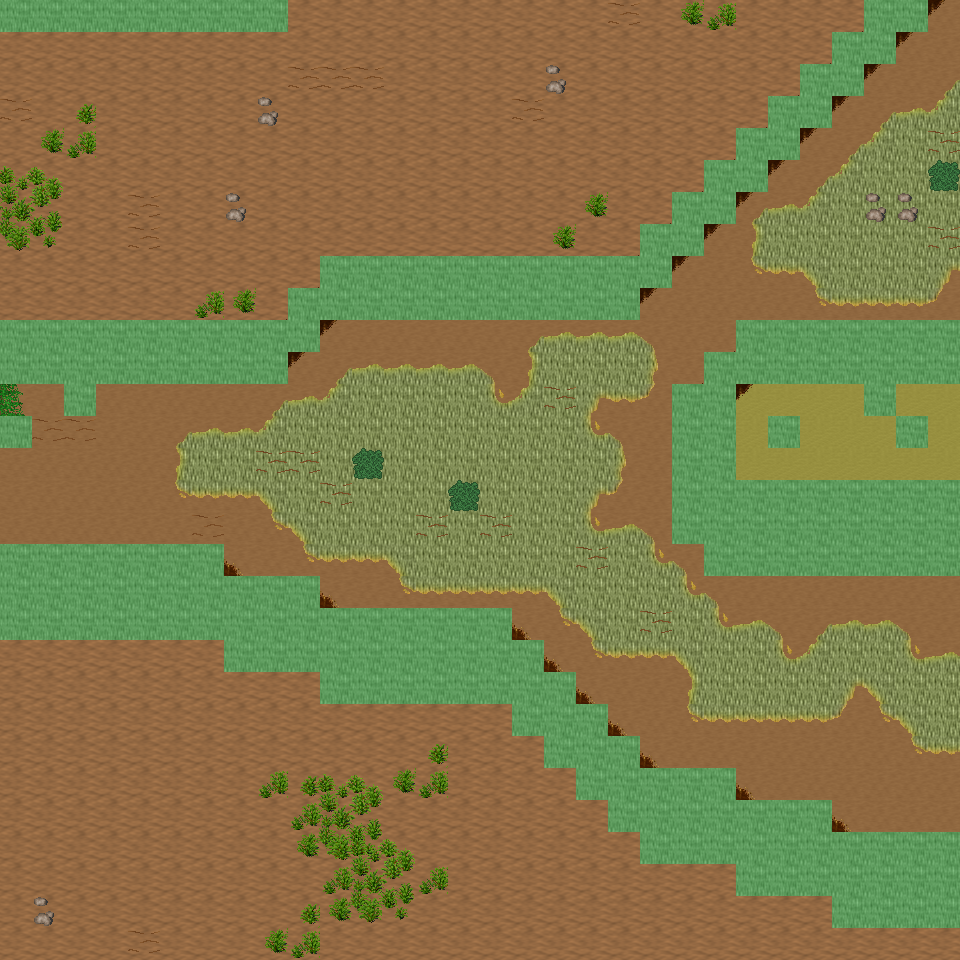

Tiled map render using the project's own tile images. Description and the map definition, with tile-layer contents summarised, below:
An orthogonal 30x30 tile map with 32x32 px tiles, 6 tile layers (Ground, Object, Object2, Above, ...), 20 tilesets and 11 objects (11x mapExit).

<map version="1.0" orientation="orthogonal" renderorder="right-down" width="30" height="30" tilewidth="32" tileheight="32" nextobjectid="12">
  <tileset firstgid="1" name="tileset_ground_ground" tilewidth="32" tileheight="32" tilecount="33" columns="3">
    <image source="../drawable/tileset_ground_ground.png" width="96" height="352" />
  </tileset>
  <tileset firstgid="34" name="tileset_ground_ridge_earth_dark" tilewidth="32" tileheight="32" tilecount="96" columns="12">
    <image source="../drawable/tileset_ground_ridge_earth_dark.png" width="384" height="256" />
  </tileset>
  <tileset firstgid="130" name="tileset_ground_earth_edges" tilewidth="32" tileheight="32" tilecount="18" columns="6">
    <image source="../drawable/tileset_ground_earth_edges.png" width="192" height="96" />
  </tileset>
  <tileset firstgid="148" name="tileset_ground_rock_pebbles" tilewidth="32" tileheight="32" tilecount="3" columns="1">
    <image source="../drawable/tileset_ground_rock_pebbles.png" width="32" height="96" />
  </tileset>
  <tileset firstgid="151" name="tileset_item_statue_grey_stone" tilewidth="32" tileheight="32" tilecount="4" columns="2">
    <image source="../drawable/tileset_item_statue_grey_stone.png" width="64" height="64" />
  </tileset>
  <tileset firstgid="155" name="tileset_ground_square_patch" tilewidth="32" tileheight="32" tilecount="9" columns="3">
    <image source="../drawable/tileset_ground_square_patch.png" width="96" height="96" />
  </tileset>
  <tileset firstgid="164" name="tileset_ground_eye" tilewidth="32" tileheight="32" tilecount="9" columns="3">
    <image source="../drawable/tileset_ground_eye.png" width="96" height="96" />
  </tileset>
  <tileset firstgid="173" name="tileset_item_corpse_huge_animal" tilewidth="32" tileheight="32" tilecount="16" columns="2">
    <image source="../drawable/tileset_item_corpse_huge_animal.png" width="64" height="256" />
  </tileset>
  <tileset firstgid="189" name="tileset_logic_creature_orc" tilewidth="32" tileheight="32" tilecount="6" columns="6">
    <image source="../drawable/tileset_logic_creature_orc.png" width="192" height="32" />
  </tileset>
  <tileset firstgid="195" name="tileset_logic_collision" tilewidth="32" tileheight="32" tilecount="1" columns="1">
    <image source="../drawable/tileset_logic_collision.png" width="32" height="32" />
  </tileset>
  <tileset firstgid="196" name="tileset_plant_tree_spruce" tilewidth="32" tileheight="32" tilecount="6" columns="2">
    <image source="../drawable/tileset_plant_tree_spruce.png" width="64" height="96" />
  </tileset>
  <tileset firstgid="202" name="tileset_plant_tree_evergreen" tilewidth="32" tileheight="32" tilecount="36" columns="3">
    <image source="../drawable/tileset_plant_tree_evergreen.png" width="96" height="384" />
  </tileset>
  <tileset firstgid="238" name="tileset_plant_bush_bushes" tilewidth="32" tileheight="32" tilecount="10" columns="5">
    <image source="../drawable/tileset_plant_bush_bushes.png" width="160" height="64" />
  </tileset>
  <tileset firstgid="248" name="tileset_plant_bush_bush_mult_colored" tilewidth="32" tileheight="32" tilecount="6" columns="3">
    <image source="../drawable/tileset_plant_bush_bush_mult_colored.png" width="96" height="64" />
  </tileset>
  <tileset firstgid="254" name="tileset_plant_stump_small_stump" tilewidth="32" tileheight="32" tilecount="4" columns="2">
    <image source="../drawable/tileset_plant_stump_small_stump.png" width="64" height="64" />
  </tileset>
  <tileset firstgid="258" name="tileset_plant_bush_large_green" tilewidth="32" tileheight="32" tilecount="9" columns="3">
    <image source="../drawable/tileset_plant_bush_large_green.png" width="96" height="96" />
  </tileset>
  <tileset firstgid="267" name="tileset_plant_tree_tree_darkgreen" tilewidth="32" tileheight="32" tilecount="88" columns="8">
    <image source="../drawable/tileset_plant_tree_tree_darkgreen.png" width="256" height="352" />
  </tileset>
  <tileset firstgid="355" name="tileset_ground_dry_grass" tilewidth="32" tileheight="32" tilecount="54" columns="9">
    <image source="../drawable/tileset_ground_dry_grass.png" width="288" height="192" />
  </tileset>
  <tileset firstgid="409" name="tileset_logic_creature_animal" tilewidth="32" tileheight="32" tilecount="32" columns="8">
    <image source="../drawable/tileset_logic_creature_animal.png" width="256" height="128" />
  </tileset>
  <tileset firstgid="441" name="tileset_logic_creature_mutant" tilewidth="32" tileheight="32" tilecount="7" columns="7">
    <image source="../drawable/tileset_logic_creature_mutant.png" width="224" height="32" />
  </tileset>
  <layer name="Ground" width="30" height="30">
    <data>[900 cells, 900 non-empty, 4 distinct tile ids]</data>
  </layer>
  <layer name="Object" width="30" height="30">
    <data>[900 cells, 409 non-empty, 47 distinct tile ids]</data>
  </layer>
  <layer name="Object2" width="30" height="30">
    <data>[900 cells, 10 non-empty, 10 distinct tile ids]</data>
  </layer>
  <layer name="Above" width="30" height="30">
    <data>[900 cells, 2 non-empty, 2 distinct tile ids]</data>
  </layer>
  <layer name="Above2" width="30" height="30">
    <data>[900 cells, 0 non-empty, 0 distinct tile ids]</data>
  </layer>
  <layer name="Walkable" width="30" height="30">
    <data>[900 cells, 208 non-empty, 1 distinct tile ids]</data>
  </layer>
  <objectgroup name="MapEvents">
    <object id="1" name="north" type="mapExit" x="288" y="0" width="576" height="32">
      <properties>
        <property name="map" value="level_0_x87_y9" />
        <property name="x" value="9" />
        <property name="y" value="28" />
      </properties>
    </object>
    <object id="2" name="north2" type="mapExit" x="928" y="0" width="32" height="32">
      <properties>
        <property name="map" value="level_0_x87_y9" />
        <property name="x" value="29" />
        <property name="y" value="28" />
      </properties>
    </object>
    <object id="3" name="south" type="mapExit" x="0" y="928" width="960" height="32">
      <properties>
        <property name="map" value="level_0_x87_y11" />
        <property name="x" value="0" />
        <property name="y" value="1" />
      </properties>
    </object>
    <object id="4" name="west" type="mapExit" x="0" y="32" width="32" height="288">
      <properties>
        <property name="map" value="level_0_x86_y10" />
        <property name="x" value="28" />
        <property name="y" value="1" />
      </properties>
    </object>
    <object id="5" name="west2" type="mapExit" x="0" y="384" width="32" height="32">
      <properties>
        <property name="map" value="level_0_x86_y10" />
        <property name="x" value="28" />
        <property name="y" value="12" />
      </properties>
    </object>
    <object id="6" name="west3" type="mapExit" x="0" y="448" width="32" height="96">
      <properties>
        <property name="map" value="level_0_x86_y10" />
        <property name="x" value="28" />
        <property name="y" value="14" />
      </properties>
    </object>
    <object id="7" name="west4" type="mapExit" x="0" y="640" width="32" height="320">
      <properties>
        <property name="map" value="level_0_x86_y10" />
        <property name="x" value="28" />
        <property name="y" value="20" />
      </properties>
    </object>
    <object id="8" name="east" type="mapExit" x="928" y="0" width="32" height="320">
      <properties>
        <property name="map" value="level_0_x88_y10" />
        <property name="x" value="1" />
        <property name="y" value="0" />
      </properties>
    </object>
    <object id="9" name="east2" type="mapExit" x="928" y="384" width="32" height="96">
      <properties>
        <property name="map" value="level_0_x88_y10" />
        <property name="x" value="1" />
        <property name="y" value="12" />
      </properties>
    </object>
    </objectgroup>
</map>
<!-- 2 of 11 objects omitted -->
